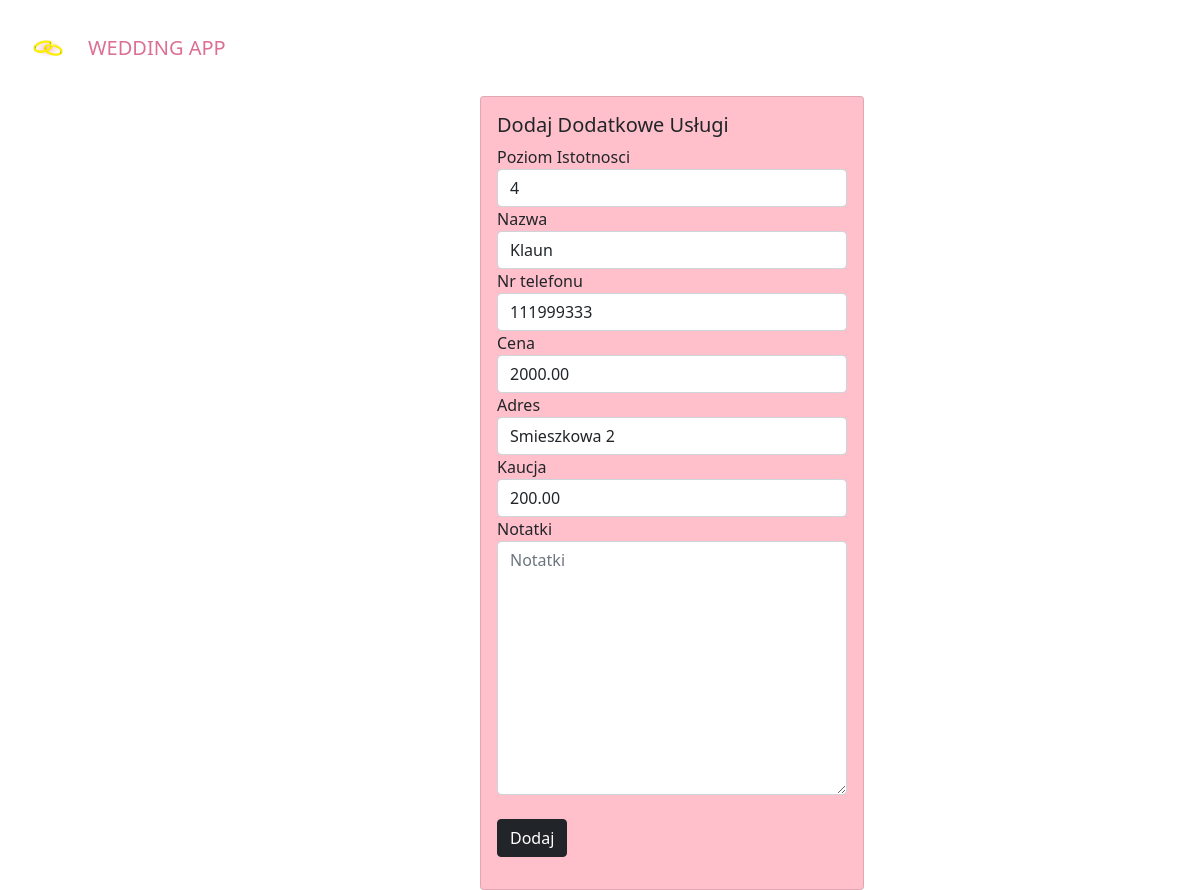
The page /additional_service/update/1 on the database its author committed.
### wedding/models.py (models this page shows, shortened)
class StandardInfo(models.Model):
    name = models.CharField(max_length=100)
    phone_number = models.CharField(max_length=9)
    email_address = models.CharField(max_length=30, null=True,blank=True)
    price = models.DecimalField(max_digits=8,decimal_places=2)
    address = models.CharField(max_length = 100,null=True, blank=True)
    caution = models.DecimalField(max_digits=8, decimal_places=2)
    approved = models.BooleanField(blank = True, null=True)
    notes = models.TextField(blank=True, null=True)
    class Meta:
        abstract = True

class AdditionalServices(StandardInfo):
    importance = models.IntegerField(max_length = 10,null=True, blank=True)

### wedding/views.py (the view, shortened to what this page needs)
# urls.py: path('additional_service/update/<int:pk>', views.AdditionalServicesUpdateView.as_view(), name='additional_service-update'),
class AdditionalServicesUpdateView(UpdateView):
    model=AdditionalServices
    form_class = AdditionalServicesForm
    template_name = 'wedding/additionalservices_add.html'

### wedding/templates/wedding/additionalservices_add.html (shortened to what this page needs)
{% extends 'index.html' %}
{% block content %}
<div class="card" style="width: 24rem; background-color: pink; position: relative; left: 40%; right: 60%;" >
    <div class="card-body">
      <h5 class="card-title">Dodaj Dodatkowe Usługi</h5>
      <form action="{% url 'additional_services-add' %}" method="post">
                {{form.importance.label}}
                {{form.importance}}
                {{form.name.label}}
                {{form.name}}
                {{form.phone_number.label}}
                {{form.phone_number}}
                {{form.price.label}}
                {{form.price}}
                {{form.address.label}}
                {{form.address}}
                {{form.caution.label}}
                {{form.caution}}
                {{form.notes.label}}
                {{form.notes}}
                <br>
                <button type="submit" class="btn btn-dark">Dodaj</button>
            </form>
            </div>
    </div>
{% endblock %}

### rows shown on the page
AdditionalServices: importance "4", name "Klaun", phone_number "111999333", price "2000.00", address "Smieszkowa 2", caution "200.00"
